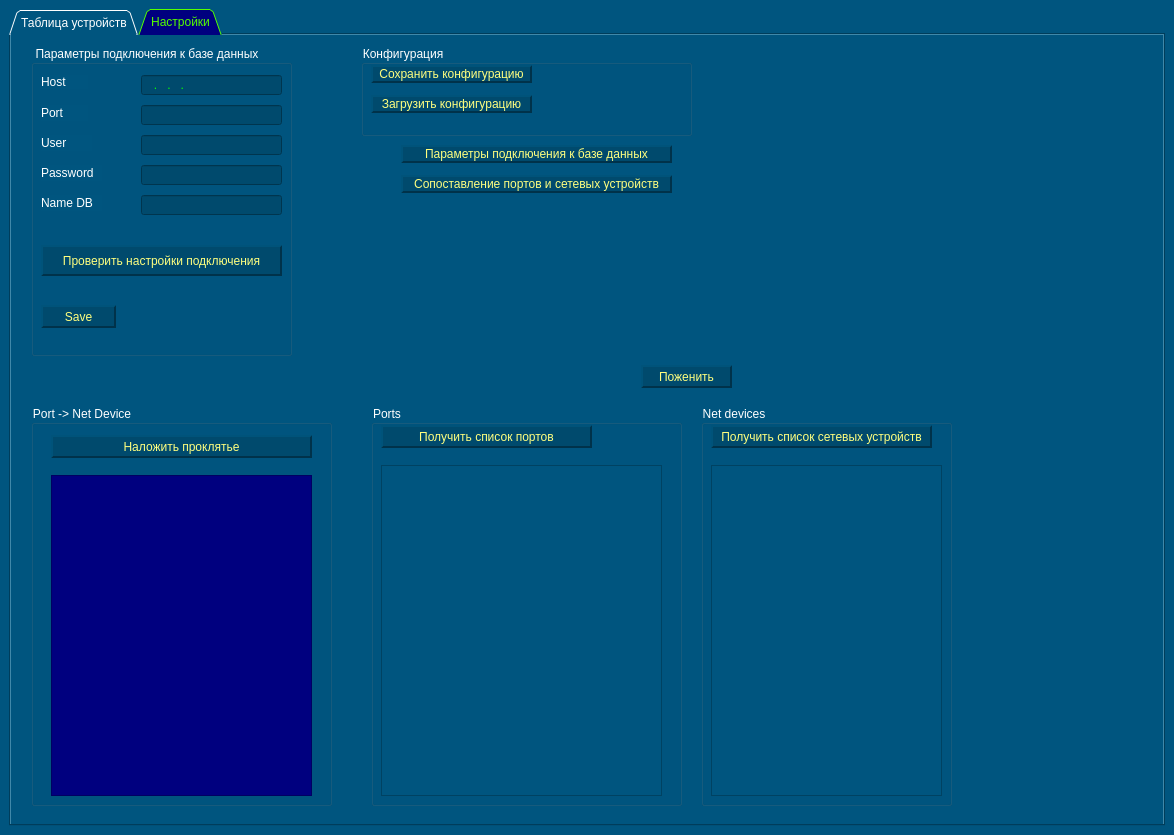
<?xml version="1.0" encoding="UTF-8"?>
<ui version="4.0">
 <class>MainWindow</class>
 <widget class="QMainWindow" name="MainWindow">
  <property name="geometry">
   <rect>
    <x>0</x>
    <y>0</y>
    <width>1174</width>
    <height>835</height>
   </rect>
  </property>
  <property name="windowTitle">
   <string>Эмулятор устройств ModBus &amp; Sigma</string>
  </property>
  <property name="styleSheet">
   <string notr="true">background-color: rgb(0, 85, 127);</string>
  </property>
  <widget class="QWidget" name="centralwidget">
   <property name="maximumSize">
    <size>
     <width>1291</width>
     <height>16777215</height>
    </size>
   </property>
   <layout class="QVBoxLayout" name="verticalLayout_3">
    <item>
     <widget class="QTabWidget" name="tabWidget">
      <property name="styleSheet">
       <string notr="true">QTabWidget {
	
	border-color: rgb(255, 255, 255);
	border: none;
	border-left: 1px solid rgb(0, 83, 122);
	border-top: 1px solid rgb(0, 83, 122);
	border-right: 1px solid rgb(0, 50, 74);	
	border-bottom: 1px solid rgb(0, 50, 74);
}

QTabBar {
	color: rgb(255, 255, 255);
}

QTabBar::tab:selected  {
    background-color:rgb(0, 0, 127);
	color: rgb(85, 255, 0);
}
</string>
      </property>
      <property name="tabShape">
       <enum>QTabWidget::Triangular</enum>
      </property>
      <property name="currentIndex">
       <number>1</number>
      </property>
      <widget class="QWidget" name="main_tab">
       <attribute name="title">
        <string>Таблица устройств</string>
       </attribute>
       <layout class="QHBoxLayout" name="horizontalLayout_3">
        <item>
         <layout class="QGridLayout" name="gridLayout_2">
          <item row="2" column="1" colspan="3">
           <widget class="QTableWidget" name="output_table">
            <property name="styleSheet">
             <string notr="true">QHeaderView::section:horizontal {
    color: #fff;
    background-color: rgb(0, 85, 127);
 }
QTableWidget {
	background-color: rgb(0, 0, 127);
	color: rgb(85, 255, 0);
	font: 63 8pt &quot;Yu Gothic UI Semibold&quot;;
}
</string>
            </property>
           </widget>
          </item>
          <item row="0" column="1">
           <widget class="QGroupBox" name="groupBox">
            <property name="sizePolicy">
             <sizepolicy hsizetype="Fixed" vsizetype="Fixed">
              <horstretch>0</horstretch>
              <verstretch>0</verstretch>
             </sizepolicy>
            </property>
            <property name="whatsThis">
             <string>&lt;html&gt;&lt;head/&gt;&lt;body&gt;&lt;p&gt;Для изменения состояния датчика нужно выбрать датчик в таблице и нажать на соответствующую кнопку состояния.&lt;/p&gt;&lt;/body&gt;&lt;/html&gt;</string>
            </property>
            <property name="styleSheet">
             <string notr="true">QGroupBox {
	color: rgb(255, 255, 255);
	
}
</string>
            </property>
            <property name="title">
             <string>Изменение состояния выбранного датчика.</string>
            </property>
            <layout class="QGridLayout" name="gridLayout">
             <item row="0" column="0">
              <layout class="QVBoxLayout" name="verticalLayout">
               <item>
                <layout class="QHBoxLayout" name="horizontalLayout_2"/>
               </item>
               <item>
                <layout class="QHBoxLayout" name="horizontalLayout">
                 <item>
                  <widget class="QPushButton" name="normal_btn">
                   <property name="sizePolicy">
                    <sizepolicy hsizetype="Fixed" vsizetype="Fixed">
                     <horstretch>0</horstretch>
                     <verstretch>0</verstretch>
                    </sizepolicy>
                   </property>
                   <property name="minimumSize">
                    <size>
                     <width>110</width>
                     <height>20</height>
                    </size>
                   </property>
                   <property name="styleSheet">
                    <string notr="true">QPushButton {
	background-color: rgb(157, 242, 160);
	border: none;

	font: 75 10pt &quot;Georgia&quot;;
	color: rgb(0, 0, 0);
	border-radius: 6px;
}

QPushButton:hover {
	background-color: rgb(152, 234, 154);
	border-left: 2px solid rgb(0, 160, 0);
	border-top: 2px solid rgb(0, 160, 0);
	border-right: 2px solid rgb(0, 160, 0);	
	border-bottom: 2px solid rgb(0, 160, 0);
}

QPushButton:pressed {
	background-color: rgb(157, 242, 160);
	background-color: rgb(143, 220, 146);
	border-left: 2px solid rgb(0, 130, 0);
	border-top: 2px solid rgb(0, 130, 0);
	border-right: 2px solid rgb(0, 130, 0);	
	border-bottom: 2px solid rgb(0, 130, 0);
}
</string>
                   </property>
                   <property name="text">
                    <string>Норма</string>
                   </property>
                  </widget>
                 </item>
                 <item>
                  <widget class="QPushButton" name="fire_btn">
                   <property name="sizePolicy">
                    <sizepolicy hsizetype="Fixed" vsizetype="Fixed">
                     <horstretch>0</horstretch>
                     <verstretch>0</verstretch>
                    </sizepolicy>
                   </property>
                   <property name="minimumSize">
                    <size>
                     <width>110</width>
                     <height>20</height>
                    </size>
                   </property>
                   <property name="baseSize">
                    <size>
                     <width>100</width>
                     <height>0</height>
                    </size>
                   </property>
                   <property name="styleSheet">
                    <string notr="true">QPushButton {
	background-color: rgb(173, 0, 0);
	font: 75 10pt &quot;Georgia&quot;;
	color: rgb(0, 0, 0);
	border-radius: 6px;
}

QPushButton:hover {
	background-color: rgb(173, 0, 0);;
	border-left: 2px solid rgb(0, 160, 0);
	border-top: 2px solid rgb(0, 160, 0);
	border-right: 2px solid rgb(0, 160, 0);	
	border-bottom: 2px solid rgb(0, 160, 0);
}

QPushButton:pressed {
	background-color: rgb(173, 0, 0);
	border-left: 2px solid rgb(0, 130, 0);
	border-top: 2px solid rgb(0, 130, 0);
	border-right: 2px solid rgb(0, 130, 0);	
	border-bottom: 2px solid rgb(0, 130, 0);
}
</string>
                   </property>
                   <property name="text">
                    <string>Пожар</string>
                   </property>
                  </widget>
                 </item>
                 <item>
                  <widget class="QPushButton" name="failure_btn">
                   <property name="sizePolicy">
                    <sizepolicy hsizetype="Fixed" vsizetype="Fixed">
                     <horstretch>0</horstretch>
                     <verstretch>0</verstretch>
                    </sizepolicy>
                   </property>
                   <property name="minimumSize">
                    <size>
                     <width>110</width>
                     <height>20</height>
                    </size>
                   </property>
                   <property name="maximumSize">
                    <size>
                     <width>100</width>
                     <height>16777215</height>
                    </size>
                   </property>
                   <property name="styleSheet">
                    <string notr="true">QPushButton {
	background-color: rgb(255, 140, 0);
	font: 75 10pt &quot;Georgia&quot;;
	color: rgb(0, 0, 0);
	border-radius: 6px;
}

QPushButton:hover {
	background-color: rgb(255, 140, 0);
	border-left: 2px solid rgb(0, 160, 0);
	border-top: 2px solid rgb(0, 160, 0);
	border-right: 2px solid rgb(0, 160, 0);	
	border-bottom: 2px solid rgb(0, 160, 0);
}

QPushButton:pressed {
	background-color: rgb(255, 140, 0);
	border-left: 2px solid rgb(0, 130, 0);
	border-top: 2px solid rgb(0, 130, 0);
	border-right: 2px solid rgb(0, 130, 0);	
	border-bottom: 2px solid rgb(0, 130, 0);
}</string>
                   </property>
                   <property name="text">
                    <string>Неисправность</string>
                   </property>
                  </widget>
                 </item>
                </layout>
               </item>
              </layout>
             </item>
            </layout>
           </widget>
          </item>
          <item row="0" column="3">
           <layout class="QVBoxLayout" name="verticalLayout_2">
            <item>
             <layout class="QHBoxLayout" name="horizontalLayout_4">
              <item>
               <widget class="QRadioButton" name="radioButton">
                <property name="text">
                 <string>1</string>
                </property>
               </widget>
              </item>
              <item>
               <widget class="QRadioButton" name="radioButton_2">
                <property name="text">
                 <string>2</string>
                </property>
               </widget>
              </item>
              <item>
               <widget class="QRadioButton" name="radioButton_3">
                <property name="text">
                 <string>3</string>
                </property>
               </widget>
              </item>
              <item>
               <widget class="QRadioButton" name="radioButton_4">
                <property name="text">
                 <string>4</string>
                </property>
               </widget>
              </item>
              <item>
               <widget class="QRadioButton" name="radioButton_5">
                <property name="text">
                 <string>5</string>
                </property>
               </widget>
              </item>
              <item>
               <widget class="QRadioButton" name="radioButton_6">
                <property name="text">
                 <string>6</string>
                </property>
               </widget>
              </item>
             </layout>
            </item>
            <item>
             <layout class="QHBoxLayout" name="horizontalLayout_5">
              <item>
               <widget class="QLabel" name="ipr_label">
                <property name="styleSheet">
                 <string notr="true">color: rgb(255, 255, 255);</string>
                </property>
                <property name="text">
                 <string>ИПР</string>
                </property>
               </widget>
              </item>
              <item>
               <widget class="QLabel" name="ip_101_lbl">
                <property name="styleSheet">
                 <string notr="true">color: rgb(255, 255, 255);</string>
                </property>
                <property name="text">
                 <string>TextLabel</string>
                </property>
               </widget>
              </item>
              <item>
               <widget class="QLabel" name="label_12">
                <property name="styleSheet">
                 <string notr="true">color: rgb(255, 255, 255);</string>
                </property>
                <property name="text">
                 <string>TextLabel</string>
                </property>
               </widget>
              </item>
              <item>
               <widget class="QLabel" name="label_4">
                <property name="styleSheet">
                 <string notr="true">color: rgb(255, 255, 255);</string>
                </property>
                <property name="text">
                 <string>TextLabel</string>
                </property>
               </widget>
              </item>
              <item>
               <widget class="QLabel" name="label_10">
                <property name="styleSheet">
                 <string notr="true">color: rgb(255, 255, 255);</string>
                </property>
                <property name="text">
                 <string>TextLabel</string>
                </property>
               </widget>
              </item>
              <item>
               <widget class="QLabel" name="label_6">
                <property name="styleSheet">
                 <string notr="true">color: rgb(255, 255, 255);</string>
                </property>
                <property name="text">
                 <string>TextLabel</string>
                </property>
               </widget>
              </item>
             </layout>
            </item>
           </layout>
          </item>
          <item row="0" column="2">
           <spacer name="horizontalSpacer">
            <property name="orientation">
             <enum>Qt::Horizontal</enum>
            </property>
            <property name="sizeHint" stdset="0">
             <size>
              <width>40</width>
              <height>20</height>
             </size>
            </property>
           </spacer>
          </item>
         </layout>
        </item>
       </layout>
      </widget>
      <widget class="QWidget" name="settings_tab">
       <attribute name="title">
        <string>Настройки</string>
       </attribute>
       <widget class="QGroupBox" name="groupBox_3">
        <property name="geometry">
         <rect>
          <x>350</x>
          <y>10</y>
          <width>331</width>
          <height>91</height>
         </rect>
        </property>
        <property name="styleSheet">
         <string notr="true">QGroupBox {
	color: rgb(255, 255, 255);
}</string>
        </property>
        <property name="title">
         <string>Конфигурация</string>
        </property>
        <widget class="QPushButton" name="pushButton_3">
         <property name="geometry">
          <rect>
           <x>10</x>
           <y>20</y>
           <width>161</width>
           <height>18</height>
          </rect>
         </property>
         <property name="styleSheet">
          <string notr="true">QPushButton {
	background-color: rgb(0, 74, 109);
	color: rgb(255, 255, 127);
	border: none;
	border-left: 2px solid rgb(0, 83, 122);
	border-top: 2px solid rgb(0, 83, 122);
	border-right: 2px solid rgb(0, 50, 74);	
	border-bottom: 2px solid rgb(0, 50, 74);
}

QPushButton:hover {
	background-color: rgb(0, 74, 109);
	color:rgb(0, 255, 0);
}

QPushButton:pressed {
	background-color: rgb(0, 74, 109);
	color: rgb(0, 255, 0);
	border-left: 2px solid rgb(0, 64, 94);
	border-top: 2px solid rgb(0, 64, 94);
	border-right: 2px solid rgb(0, 83, 122);	
	border-bottom: 2px solid rgb(0, 83, 122);
}</string>
         </property>
         <property name="text">
          <string>Сохранить конфигурацию</string>
         </property>
        </widget>
        <widget class="QPushButton" name="pushButton_4">
         <property name="geometry">
          <rect>
           <x>10</x>
           <y>50</y>
           <width>161</width>
           <height>18</height>
          </rect>
         </property>
         <property name="styleSheet">
          <string notr="true">QPushButton {
	background-color: rgb(0, 74, 109);
	color: rgb(255, 255, 127);
	border: none;
	border-left: 2px solid rgb(0, 83, 122);
	border-top: 2px solid rgb(0, 83, 122);
	border-right: 2px solid rgb(0, 50, 74);	
	border-bottom: 2px solid rgb(0, 50, 74);
}

QPushButton:hover {
	background-color: rgb(0, 74, 109);
	color:rgb(0, 255, 0);
}

QPushButton:pressed {
	background-color: rgb(0, 74, 109);
	color: rgb(0, 255, 0);
	border-left: 2px solid rgb(0, 64, 94);
	border-top: 2px solid rgb(0, 64, 94);
	border-right: 2px solid rgb(0, 83, 122);	
	border-bottom: 2px solid rgb(0, 83, 122);
}</string>
         </property>
         <property name="text">
          <string>Загрузить конфигурацию</string>
         </property>
        </widget>
       </widget>
       <widget class="QGroupBox" name="port_and_ne_dev_groupBox">
        <property name="geometry">
         <rect>
          <x>20</x>
          <y>370</y>
          <width>301</width>
          <height>401</height>
         </rect>
        </property>
        <property name="styleSheet">
         <string notr="true">QGroupBox {
	color: rgb(255, 255, 255);
	font: 10pt &quot;Tahoma&quot;;
}</string>
        </property>
        <property name="title">
         <string>Port -&gt; Net Device</string>
        </property>
        <widget class="QTableWidget" name="port_and_net_dev_tableWidget">
         <property name="geometry">
          <rect>
           <x>20</x>
           <y>70</y>
           <width>261</width>
           <height>321</height>
          </rect>
         </property>
         <property name="styleSheet">
          <string notr="true">QHeaderView::section:horizontal {
    color: #fff;
    background-color: rgb(0, 85, 127);
 }
QTableWidget {
	background-color: rgb(0, 0, 127);
	color: rgb(85, 255, 0);
	font: 63 8pt &quot;Yu Gothic UI Semibold&quot;;
}
</string>
         </property>
        </widget>
        <widget class="QPushButton" name="send_table_btn">
         <property name="geometry">
          <rect>
           <x>20</x>
           <y>30</y>
           <width>261</width>
           <height>23</height>
          </rect>
         </property>
         <property name="styleSheet">
          <string notr="true">QPushButton {
	background-color: rgb(0, 74, 109);
	color: rgb(255, 255, 127);
	border: none;
	border-left: 2px solid rgb(0, 83, 122);
	border-top: 2px solid rgb(0, 83, 122);
	border-right: 2px solid rgb(0, 50, 74);	
	border-bottom: 2px solid rgb(0, 50, 74);
}

QPushButton:hover {
	background-color: rgb(0, 74, 109);
	color:rgb(0, 255, 0);
}

QPushButton:pressed {
	background-color: rgb(0, 74, 109);
	color: rgb(0, 255, 0);
	border-left: 2px solid rgb(0, 64, 94);
	border-top: 2px solid rgb(0, 64, 94);
	border-right: 2px solid rgb(0, 83, 122);	
	border-bottom: 2px solid rgb(0, 83, 122);
}</string>
         </property>
         <property name="text">
          <string>Наложить проклятье</string>
         </property>
        </widget>
       </widget>
       <widget class="QGroupBox" name="ports_groupBox">
        <property name="geometry">
         <rect>
          <x>360</x>
          <y>370</y>
          <width>311</width>
          <height>401</height>
         </rect>
        </property>
        <property name="styleSheet">
         <string notr="true">QGroupBox {
	color: rgb(255, 255, 255);
	font: 10pt &quot;Tahoma&quot;;
}</string>
        </property>
        <property name="title">
         <string>Ports</string>
        </property>
        <widget class="QListWidget" name="ports_listWidget">
         <property name="geometry">
          <rect>
           <x>10</x>
           <y>60</y>
           <width>281</width>
           <height>331</height>
          </rect>
         </property>
         <property name="styleSheet">
          <string notr="true">QListWidget {
	color: rgb(85, 255, 255);
}</string>
         </property>
        </widget>
        <widget class="QPushButton" name="get_ports_btn">
         <property name="geometry">
          <rect>
           <x>10</x>
           <y>20</y>
           <width>211</width>
           <height>23</height>
          </rect>
         </property>
         <property name="styleSheet">
          <string notr="true">QPushButton {
	background-color: rgb(0, 74, 109);
	color: rgb(255, 255, 127);
	border: none;
	border-left: 2px solid rgb(0, 83, 122);
	border-top: 2px solid rgb(0, 83, 122);
	border-right: 2px solid rgb(0, 50, 74);	
	border-bottom: 2px solid rgb(0, 50, 74);
}

QPushButton:hover {
	background-color: rgb(0, 74, 109);
	color:rgb(0, 255, 0);
}

QPushButton:pressed {
	background-color: rgb(0, 74, 109);
	color: rgb(0, 255, 0);
	border-left: 2px solid rgb(0, 64, 94);
	border-top: 2px solid rgb(0, 64, 94);
	border-right: 2px solid rgb(0, 83, 122);	
	border-bottom: 2px solid rgb(0, 83, 122);
}</string>
         </property>
         <property name="text">
          <string>Получить список портов</string>
         </property>
        </widget>
       </widget>
       <widget class="QGroupBox" name="net_dev_groupBox">
        <property name="geometry">
         <rect>
          <x>690</x>
          <y>370</y>
          <width>251</width>
          <height>401</height>
         </rect>
        </property>
        <property name="styleSheet">
         <string notr="true">QGroupBox {
	color: rgb(255, 255, 255);
	font: 10pt &quot;Tahoma&quot;;
}</string>
        </property>
        <property name="title">
         <string>Net devices</string>
        </property>
        <widget class="QListWidget" name="net_dev_listWidget">
         <property name="geometry">
          <rect>
           <x>10</x>
           <y>60</y>
           <width>231</width>
           <height>331</height>
          </rect>
         </property>
         <property name="styleSheet">
          <string notr="true">QListWidget {
	color: rgb(85, 255, 255);
}</string>
         </property>
        </widget>
        <widget class="QPushButton" name="get_net_dev_btn">
         <property name="geometry">
          <rect>
           <x>10</x>
           <y>20</y>
           <width>221</width>
           <height>23</height>
          </rect>
         </property>
         <property name="styleSheet">
          <string notr="true">QPushButton {
	background-color: rgb(0, 74, 109);
	color: rgb(255, 255, 127);
	border: none;
	border-left: 2px solid rgb(0, 83, 122);
	border-top: 2px solid rgb(0, 83, 122);
	border-right: 2px solid rgb(0, 50, 74);	
	border-bottom: 2px solid rgb(0, 50, 74);
}

QPushButton:hover {
	background-color: rgb(0, 74, 109);
	color:rgb(0, 255, 0);
}

QPushButton:pressed {
	background-color: rgb(0, 74, 109);
	color: rgb(0, 255, 0);
	border-left: 2px solid rgb(0, 64, 94);
	border-top: 2px solid rgb(0, 64, 94);
	border-right: 2px solid rgb(0, 83, 122);	
	border-bottom: 2px solid rgb(0, 83, 122);
}</string>
         </property>
         <property name="text">
          <string>Получить список сетевых устройств</string>
         </property>
        </widget>
       </widget>
       <widget class="QPushButton" name="pushButton_2">
        <property name="geometry">
         <rect>
          <x>390</x>
          <y>140</y>
          <width>271</width>
          <height>18</height>
         </rect>
        </property>
        <property name="styleSheet">
         <string notr="true">QPushButton {
	background-color: rgb(0, 74, 109);
	color: rgb(255, 255, 127);
	border: none;
	border-left: 2px solid rgb(0, 83, 122);
	border-top: 2px solid rgb(0, 83, 122);
	border-right: 2px solid rgb(0, 50, 74);	
	border-bottom: 2px solid rgb(0, 50, 74);
}

QPushButton:hover {
	background-color: rgb(0, 74, 109);
	color:rgb(0, 255, 0);
}

QPushButton:pressed {
	background-color: rgb(0, 74, 109);
	color: rgb(0, 255, 0);
	border-left: 2px solid rgb(0, 64, 94);
	border-top: 2px solid rgb(0, 64, 94);
	border-right: 2px solid rgb(0, 83, 122);	
	border-bottom: 2px solid rgb(0, 83, 122);
}</string>
        </property>
        <property name="text">
         <string>Сопоставление портов и сетевых устройств</string>
        </property>
       </widget>
       <widget class="QGroupBox" name="groupBox_2">
        <property name="geometry">
         <rect>
          <x>20</x>
          <y>10</y>
          <width>261</width>
          <height>311</height>
         </rect>
        </property>
        <property name="styleSheet">
         <string notr="true">QGroupBox {
	color: rgb(255, 255, 255);
}</string>
        </property>
        <property name="title">
         <string>Параметры подключения к базе данных</string>
        </property>
        <widget class="QLabel" name="port_db_lbl">
         <property name="geometry">
          <rect>
           <x>10</x>
           <y>60</y>
           <width>47</width>
           <height>16</height>
          </rect>
         </property>
         <property name="styleSheet">
          <string notr="true">QLabel {
	color: rgb(255, 255, 255);
}</string>
         </property>
         <property name="text">
          <string>Port</string>
         </property>
        </widget>
        <widget class="QLabel" name="host_db_lbl">
         <property name="geometry">
          <rect>
           <x>10</x>
           <y>30</y>
           <width>47</width>
           <height>14</height>
          </rect>
         </property>
         <property name="styleSheet">
          <string notr="true">QLabel {
	color: rgb(255, 255, 255);
}</string>
         </property>
         <property name="text">
          <string>Host</string>
         </property>
        </widget>
        <widget class="QLabel" name="user_db_lbl">
         <property name="geometry">
          <rect>
           <x>10</x>
           <y>90</y>
           <width>51</width>
           <height>16</height>
          </rect>
         </property>
         <property name="styleSheet">
          <string notr="true">QLabel {
	color: rgb(255, 255, 255);
}</string>
         </property>
         <property name="text">
          <string>User</string>
         </property>
        </widget>
        <widget class="QLabel" name="pass_db_lbl">
         <property name="geometry">
          <rect>
           <x>10</x>
           <y>120</y>
           <width>61</width>
           <height>16</height>
          </rect>
         </property>
         <property name="styleSheet">
          <string notr="true">QLabel {
	color: rgb(255, 255, 255);
}</string>
         </property>
         <property name="text">
          <string>Password</string>
         </property>
        </widget>
        <widget class="QLabel" name="name_db_lbl">
         <property name="geometry">
          <rect>
           <x>10</x>
           <y>150</y>
           <width>61</width>
           <height>16</height>
          </rect>
         </property>
         <property name="styleSheet">
          <string notr="true">QLabel {
	color: rgb(255, 255, 255);
}</string>
         </property>
         <property name="text">
          <string>Name DB</string>
         </property>
        </widget>
        <widget class="QLineEdit" name="host_db_lineEdit">
         <property name="geometry">
          <rect>
           <x>110</x>
           <y>30</y>
           <width>141</width>
           <height>20</height>
          </rect>
         </property>
         <property name="toolTip">
          <string>&lt;html&gt;&lt;head/&gt;&lt;body&gt;&lt;p&gt;Адрес (IP4) подключения к БД&lt;/p&gt;&lt;/body&gt;&lt;/html&gt;</string>
         </property>
         <property name="styleSheet">
          <string notr="true">QLineEdit {
background-color: rgb(0, 74, 109);
color: rgb(4, 255, 0);
}

QToolTip {
	color: rgb(0, 0, 127);
}</string>
         </property>
         <property name="inputMask">
          <string>000\.000\.000\.000</string>
         </property>
         <property name="text">
          <string>...</string>
         </property>
        </widget>
        <widget class="QLineEdit" name="port_db_lineEdit">
         <property name="geometry">
          <rect>
           <x>110</x>
           <y>60</y>
           <width>141</width>
           <height>20</height>
          </rect>
         </property>
         <property name="toolTip">
          <string>&lt;html&gt;&lt;head/&gt;&lt;body&gt;&lt;p&gt;Номер порта должен быть в диапазоне &lt;span style=&quot; font-family:'JetBrains Mono','monospace'; font-size:10pt; font-weight:600; font-style:italic; color:#ff0000;&quot;&gt;1024-49151&lt;/span&gt;&lt;/p&gt;&lt;/body&gt;&lt;/html&gt;</string>
         </property>
         <property name="styleSheet">
          <string notr="true">QLineEdit {
background-color: rgb(0, 74, 109);
color: rgb(4, 255, 0);
}

QToolTip {
	color: rgb(0, 0, 127);
}</string>
         </property>
         <property name="inputMask">
          <string>00009</string>
         </property>
         <property name="text">
          <string/>
         </property>
        </widget>
        <widget class="QLineEdit" name="user_db_lineEdit">
         <property name="geometry">
          <rect>
           <x>110</x>
           <y>90</y>
           <width>141</width>
           <height>20</height>
          </rect>
         </property>
         <property name="toolTip">
          <string>&lt;html&gt;&lt;head/&gt;&lt;body&gt;&lt;p&gt;Логин базы данных&lt;/p&gt;&lt;/body&gt;&lt;/html&gt;</string>
         </property>
         <property name="styleSheet">
          <string notr="true">QLineEdit {
background-color: rgb(0, 74, 109);
color: rgb(4, 255, 0);
}

QToolTip {
	color: rgb(0, 0, 127);
}</string>
         </property>
         <property name="text">
          <string/>
         </property>
        </widget>
        <widget class="QLineEdit" name="pass_db_lineEdit">
         <property name="geometry">
          <rect>
           <x>110</x>
           <y>120</y>
           <width>141</width>
           <height>20</height>
          </rect>
         </property>
         <property name="toolTip">
          <string>&lt;html&gt;&lt;head/&gt;&lt;body&gt;&lt;p&gt;Пароль базы данных&lt;/p&gt;&lt;/body&gt;&lt;/html&gt;</string>
         </property>
         <property name="styleSheet">
          <string notr="true">QLineEdit {
background-color: rgb(0, 74, 109);
color: rgb(4, 255, 0);
}

QToolTip {
	color: rgb(0, 0, 127);
}</string>
         </property>
         <property name="text">
          <string/>
         </property>
        </widget>
        <widget class="QLineEdit" name="name_db_lineEdit">
         <property name="geometry">
          <rect>
           <x>110</x>
           <y>150</y>
           <width>141</width>
           <height>20</height>
          </rect>
         </property>
         <property name="toolTip">
          <string>&lt;html&gt;&lt;head/&gt;&lt;body&gt;&lt;p&gt;Имя базы данных&lt;/p&gt;&lt;/body&gt;&lt;/html&gt;</string>
         </property>
         <property name="styleSheet">
          <string notr="true">QLineEdit {
background-color: rgb(0, 74, 109);
color: rgb(4, 255, 0);
}

QToolTip {
	color: rgb(0, 0, 127);
}</string>
         </property>
         <property name="text">
          <string/>
         </property>
        </widget>
        <widget class="QPushButton" name="save_db_btn">
         <property name="geometry">
          <rect>
           <x>10</x>
           <y>260</y>
           <width>75</width>
           <height>23</height>
          </rect>
         </property>
         <property name="toolTip">
          <string>&lt;html&gt;&lt;head/&gt;&lt;body&gt;&lt;p&gt;Сохранение настроек для дальнейшей работы &lt;/p&gt;&lt;/body&gt;&lt;/html&gt;</string>
         </property>
         <property name="styleSheet">
          <string notr="true">QPushButton {
	background-color: rgb(0, 74, 109);
	color: rgb(255, 255, 127);
	border: none;
	border-left: 2px solid rgb(0, 83, 122);
	border-top: 2px solid rgb(0, 83, 122);
	border-right: 2px solid rgb(0, 50, 74);	
	border-bottom: 2px solid rgb(0, 50, 74);
}

QPushButton:hover {
	background-color: rgb(0, 74, 109);
	color:rgb(0, 255, 0);
}

QPushButton:pressed {
	background-color: rgb(0, 74, 109);
	color: rgb(0, 255, 0);
	border-left: 2px solid rgb(0, 64, 94);
	border-top: 2px solid rgb(0, 64, 94);
	border-right: 2px solid rgb(0, 83, 122);	
	border-bottom: 2px solid rgb(0, 83, 122);
}</string>
         </property>
         <property name="text">
          <string>Save</string>
         </property>
        </widget>
        <widget class="QPushButton" name="check_db_btn">
         <property name="geometry">
          <rect>
           <x>10</x>
           <y>200</y>
           <width>241</width>
           <height>31</height>
          </rect>
         </property>
         <property name="toolTip">
          <string>&lt;html&gt;&lt;head/&gt;&lt;body&gt;&lt;p&gt;Проверка подключения к базе данных&lt;/p&gt;&lt;/body&gt;&lt;/html&gt;</string>
         </property>
         <property name="styleSheet">
          <string notr="true">QPushButton {
	background-color: rgb(0, 74, 109);
	color: rgb(255, 255, 127);
	border: none;
	border-left: 2px solid rgb(0, 83, 122);
	border-top: 2px solid rgb(0, 83, 122);
	border-right: 2px solid rgb(0, 50, 74);	
	border-bottom: 2px solid rgb(0, 50, 74);
}

QPushButton:hover {
	background-color: rgb(0, 74, 109);
	color:rgb(0, 255, 0);
}

QPushButton:pressed {
	background-color: rgb(0, 74, 109);
	color: rgb(0, 255, 0);
	border-left: 2px solid rgb(0, 64, 94);
	border-top: 2px solid rgb(0, 64, 94);
	border-right: 2px solid rgb(0, 83, 122);	
	border-bottom: 2px solid rgb(0, 83, 122);
}</string>
         </property>
         <property name="text">
          <string>Проверить настройки подключения</string>
         </property>
        </widget>
       </widget>
       <widget class="QPushButton" name="pushButton">
        <property name="geometry">
         <rect>
          <x>390</x>
          <y>110</y>
          <width>271</width>
          <height>18</height>
         </rect>
        </property>
        <property name="styleSheet">
         <string notr="true">QPushButton {
	background-color: rgb(0, 74, 109);
	color: rgb(255, 255, 127);
	border: none;
	border-left: 2px solid rgb(0, 83, 122);
	border-top: 2px solid rgb(0, 83, 122);
	border-right: 2px solid rgb(0, 50, 74);	
	border-bottom: 2px solid rgb(0, 50, 74);
}

QPushButton:hover {
	background-color: rgb(0, 74, 109);
	color:rgb(0, 255, 0);
}

QPushButton:pressed {
	background-color: rgb(0, 74, 109);
	color: rgb(0, 255, 0);
	border-left: 2px solid rgb(0, 64, 94);
	border-top: 2px solid rgb(0, 64, 94);
	border-right: 2px solid rgb(0, 83, 122);	
	border-bottom: 2px solid rgb(0, 83, 122);
}</string>
        </property>
        <property name="text">
         <string>Параметры подключения к базе данных</string>
        </property>
       </widget>
       <widget class="QPushButton" name="join_btn">
        <property name="geometry">
         <rect>
          <x>630</x>
          <y>330</y>
          <width>91</width>
          <height>23</height>
         </rect>
        </property>
        <property name="styleSheet">
         <string notr="true">QPushButton {
	background-color: rgb(0, 74, 109);
	color: rgb(255, 255, 127);
	border: none;
	border-left: 2px solid rgb(0, 83, 122);
	border-top: 2px solid rgb(0, 83, 122);
	border-right: 2px solid rgb(0, 50, 74);	
	border-bottom: 2px solid rgb(0, 50, 74);
}

QPushButton:hover {
	background-color: rgb(0, 74, 109);
	color:rgb(0, 255, 0);
}

QPushButton:pressed {
	background-color: rgb(0, 74, 109);
	color: rgb(0, 255, 0);
	border-left: 2px solid rgb(0, 64, 94);
	border-top: 2px solid rgb(0, 64, 94);
	border-right: 2px solid rgb(0, 83, 122);	
	border-bottom: 2px solid rgb(0, 83, 122);
}</string>
        </property>
        <property name="text">
         <string>Поженить</string>
        </property>
       </widget>
      </widget>
     </widget>
    </item>
   </layout>
  </widget>
 </widget>
 <resources/>
 <connections/>
</ui>
